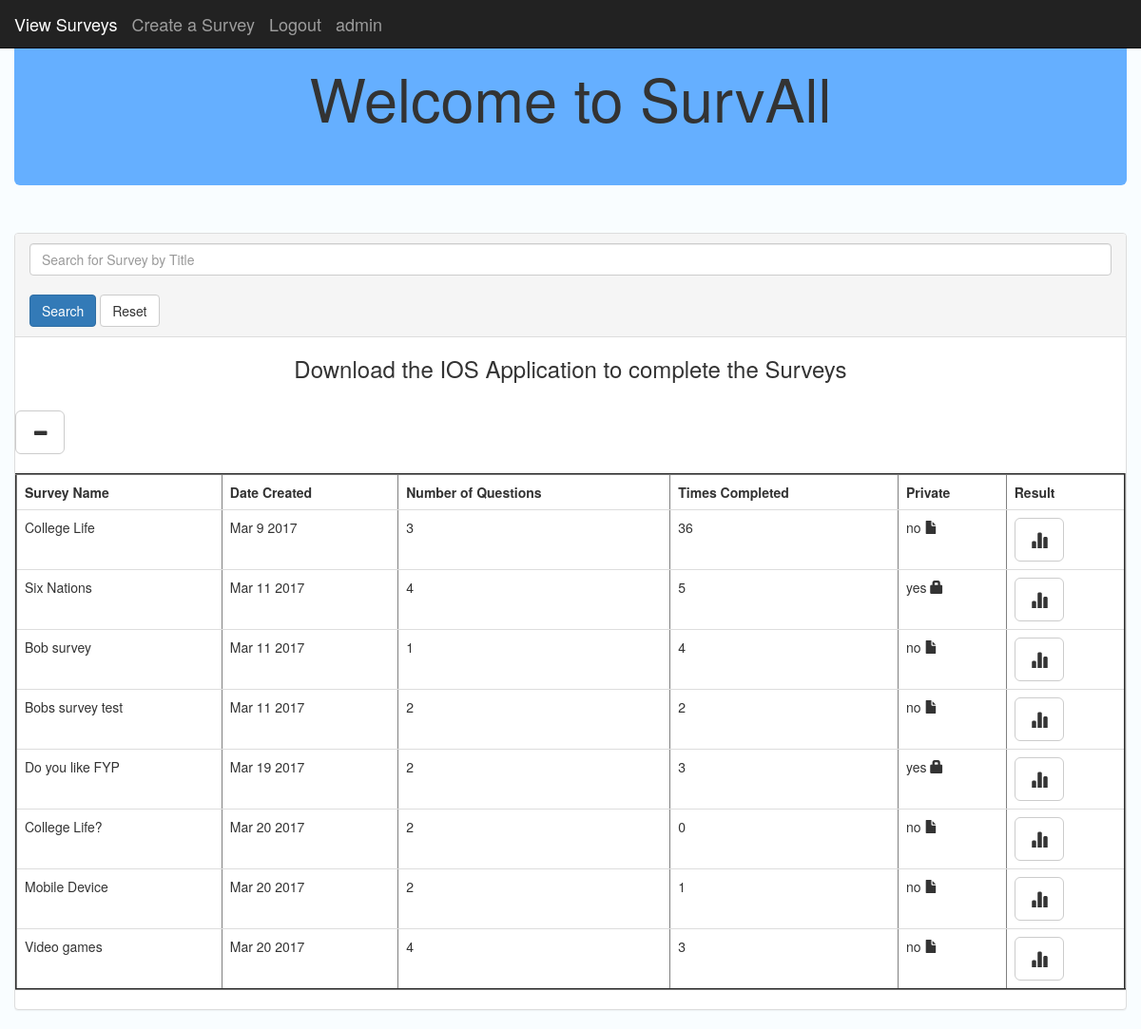
Page /query_survey/ (signed in) on the committed database.
### posts/models.py (models this page shows, shortened)
class Post(models.Model):
	title = models.CharField(max_length = 250)
	dateSurvCreated = models.DateTimeField()
	numOfQuestions = models.IntegerField( default = '1')
	numOfTimesCompleted = models.IntegerField( default = '1')
	private = models.CharField(max_length = 250, default = "no")
	passcode = models.CharField(max_length = 250, default = "code")
	def dateFormat(self):
		return self.dateSurvCreated.strftime('%b %e %Y')

### sitepages/views.py (the view)
# urls.py: url(r'^query_survey/',sitepages.views.query_survey, name = "query_survey"),
def query_survey(request):
	if request.user.is_authenticated():
		query = request.POST.get('search_surveys', "")
		posts = Post.objects.filter(title__icontains= query)
		return render(request,'posts/home.html', {'posts':posts})
	else:
		return render(request,'accounts/login.html', {'error':'To search for a survey, please login.'})

### posts/templates/posts/home.html (shortened to what this page needs)
<!DOCTYPE html>
<html lang="en">
  <head>
    {% load static %}
    <link rel="stylesheet" href="https://maxcdn.bootstrapcdn.com/bootstrap/3.3.7/css/bootstrap.min.css">
  </head>
	<nav class="navbar navbar-inverse navbar-fixed-top">
  		<div class="container-fluid">
    		<div class="navbar-header">
            {% if user.is_authenticated %}
            <a class="navbar-brand" href="{% url 'home' %}">View Surveys</a>
            <a class="navbar-brand active" href="{% url 'create_survey' %}">Create a Survey</a>
            <a class="navbar-brand" href="#" onclick="document.getElementById('logoutForm').submit()">Logout</a>
            <a class="navbar-brand">{{user.username}}</a>
            {% else %}
             <a class="navbar-brand active" href="{% url 'signup' %}">Sign Up</a>
            <a class="navbar-brand active" href="{% url 'login' %}">Login</a>
            <a class="navbar-brand" href="{% url 'home' %}">View Surveys</a>
            <a class="navbar-brand active" href="{% url 'create_survey' %}">Create a Survey</a>
            {% endif %}
    		</div>
      	</div>
	</nav>
  <body style = "background-color: #f9fdff">
 	<div class="container-fluid">
    <div class="jumbotron" style = "background-color: #65AFFF">
      <h1 class = "text-center">Welcome to SurvAll</h1>
  </div>
    <br />
    <div class="panel panel-default">
    <div class="panel-heading">
    <form action = "{% url 'query_survey' %}" method="post">
    <input type="text" name="search_surveys" id ="search_surveys" class="form-control" placeholder="Search for Survey by Title"></input>
    <br>
      <button class="btn btn-primary btn-default btn">Search</button>
      <button class="btn btn-default btn" action="{% url 'view_survey' %}">Reset</button>
    </form>
    </div>
      <div id="demo" class="collapse in text-center">
        <h3>Download the IOS Application to complete the Surveys</h3>
      </div>
      <br>
      <button class="btn btn-default btn-lg" data-toggle="collapse" data-target="#demo"><span class="glyphicon glyphicon-minus" aria-hidden="true"></span></button>
      <br>
      <br>
      <div id = "tableResults">
			<table style = "background-color: #FFFFFF" class ="table" border='2' name ="survey_table" id = "survey_table">
			    <tr>
               		<th>Survey Name</th>
               		<th>Date Created </th>
               		<th>Number of Questions</th>
               		<th>Times Completed</th>
                  <th>Private</th>
                  <th>Result</th>
               	</tr>
				 {% for post in posts.all %}
				  <tr>
               	<td>{{ post.title }}</td>
               	<td>{{ post.dateFormat }}</td>
                <td>{{ post.numOfQuestions|floatformat:0 }}</td>
               	<td>{{ post.numOfTimesCompleted|floatformat:0 }}</td>
                <td>{{ post.private }}
                {% if post.private == "yes" %}
                  <span class ="glyphicon glyphicon-lock"></span>
                {% endif %}
                {% if post.private == "no" %}
                  <span class ="glyphicon glyphicon glyphicon-file"></span>
                {% endif %}
                </td>
                <td>
                {% if post.private == "yes" %}
                <a href="{% url 'post_detail' post.id %}">
                <button class="btn btn-default btn-lg" onclick="return validatePasscode('{{ post.passcode }}','{{ post.id }}' )"><span class ="glyphicon glyphicon-stats"></span></button></a>
                </td>
                {% endif %}
                {% if post.private == "no" %}
                <a href="{% url 'post_detail' post.id %}">
                <button class="btn btn-default btn-lg"><span class ="glyphicon glyphicon-stats"></span></button></a>
                </td>
                {% endif %}
          </tr>
          {% endfor %}
		</table>
      </div>
      </div>
      </div>
  </body>
</html>

### rows in the picture
Post: title "College Life", dateFormat "Mar 9 2017", numOfQuestions "3", numOfTimesCompleted "36", private "no"
Post: title "Six Nations", dateFormat "Mar 11 2017", numOfQuestions "4", numOfTimesCompleted "5", private "yes"
Post: title "Bob survey", dateFormat "Mar 11 2017", numOfQuestions "1", numOfTimesCompleted "4", private "no"
Post: title "Bobs survey test", dateFormat "Mar 11 2017", numOfQuestions "2", numOfTimesCompleted "2", private "no"
Post: title "Do you like FYP", dateFormat "Mar 19 2017", numOfQuestions "2", numOfTimesCompleted "3", private "yes"
Post: title "College Life?", dateFormat "Mar 20 2017", numOfQuestions "2", numOfTimesCompleted "0", private "no"
Post: title "Mobile Device", dateFormat "Mar 20 2017", numOfQuestions "2", numOfTimesCompleted "1", private "no"
Post: title "Video games", dateFormat "Mar 20 2017", numOfQuestions "4", numOfTimesCompleted "3", private "no"

### other values in the picture
{{ user.username }} "admin"
